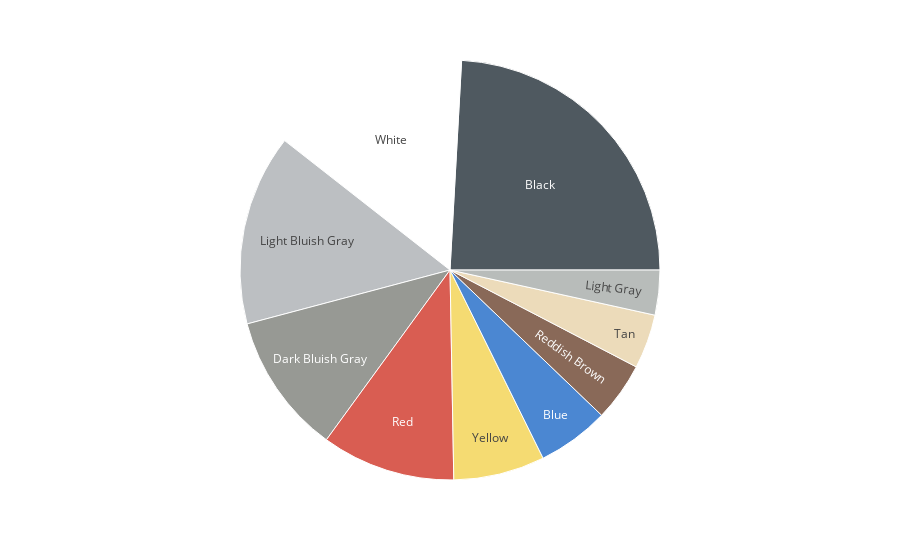

Notebook cell for this chart:
### Code cell
import plotly.express
import plotly.express as px

# Compter les occurrences des couleurs et sélectionner les 10 meilleures
top_colors = colordata['couleur_nom'].value_counts().nlargest(10)

# Créer une DataFrame avec les informations nécessaires
sunburst_data = pd.DataFrame({
    'color': top_colors.index,
    'count': top_colors.values,
    'rgb': [colordata[colordata['couleur_nom'] == color]['couleur_code'].iloc[0] for color in top_colors.index]
})

# Créer le graphique Sunburst
fig = px.sunburst(
    sunburst_data,
    path=['color'],
    values='count',
    color='rgb',
    color_discrete_map={row['rgb']: row['rgb'] for _, row in sunburst_data.iterrows()}
)

# Afficher le graphique
fig.show()

### Figure 1 — Plotly figure (JSON) as saved in the notebook; plotly's stock layout.template omitted (floating-point values rounded to 4 significant figures)
{"data": [{"branchvalues": "total", "customdata": [["#582A12"], ["#05131D"], ["#E4CD9E"], ["#A0A5A9"], ["#F2CD37"], ["#6C6E68"], ["#9BA19D"], ["#FFFFFF"], ["#C91A09"], ["#0055BF"]], "domain": {"x": [0, 1], "y": [0, 1]}, "hovertemplate": "labels=%{label}<br>count=%{value}<br>parent=%{parent}<br>id=%{id}<br>rgb=%{customdata[0]}<extra></extra>", "ids": ["Reddish Brown", "Black", "Tan", "Light Bluish Gray", "Yellow", "Dark Bluish Gray", "Light Gray", "White", "Red", "Blue"], "labels": ["Reddish Brown", "Black", "Tan", "Light Bluish Gray", "Yellow", "Dark Bluish Gray", "Light Gray", "White", "Red", "Blue"], "marker": {"colors": ["#582A12", "#05131D", "#E4CD9E", "#A0A5A9", "#F2CD37", "#6C6E68", "#9BA19D", "#FFFFFF", "#C91A09", "#0055BF"]}, "name": "", "parents": ["", "", "", "", "", "", "", "", "", ""], "type": "sunburst", "values": [36838, 196368, 34039, 119722, 57178, 88334, 28126, 124682, 83906, 45022]}], "layout": {"legend": {"tracegroupgap": 0}, "margin": {"t": 60}}}
